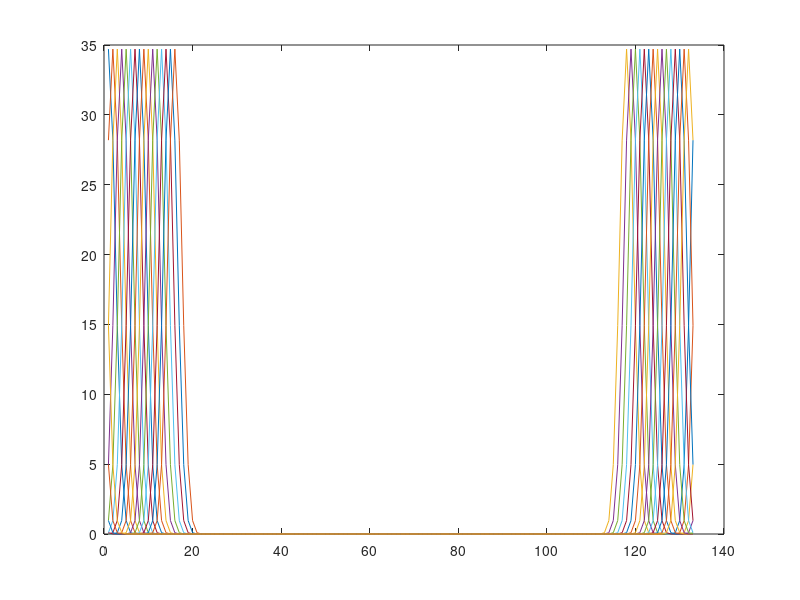

The MATLAB script that drew this image:
clear

n = 256;
W = 133;
m = 31;

bw = chebwin(W,200);
bw_ft = fft(bw);
n_bw_ft = bw_ft/bw_ft(1);
n_bw_ft_1 = abs(n_bw_ft);
abs_bw_ft = abs(bw_ft);
n_bw_ft_2 = abs_bw_ft/max(abs_bw_ft);

DC_ft = zeros(W,m);
DC_ft(:,1) = bw_ft;

shift_i = @(i) [zeros(i,W-i),eye(i);eye(W-i),zeros(W-i,i)];

for i = 1:(m-1)/2
    S_DC = shift_i(i)*bw_ft;
    R_S_DC = zeros(W,1);
    R_S_DC(1:W) = S_DC(W:-1:1);
    DC_ft(:,i+1) = S_DC;
    DC_ft(:,m-i+1) = R_S_DC;
end
plot(abs(DC_ft))
abs_DC_ft1 = abs(DC_ft)*ones(m,1);
DC_ft = DC_ft*ones(m,1);
re_DC_ft = real(DC_ft);
%n_DC_ft = DC_ft/DC_ft(1);
abs_DC_ft2 = abs(DC_ft);
n_abs_DC_ft = abs_DC_ft2/max(abs_DC_ft2);
